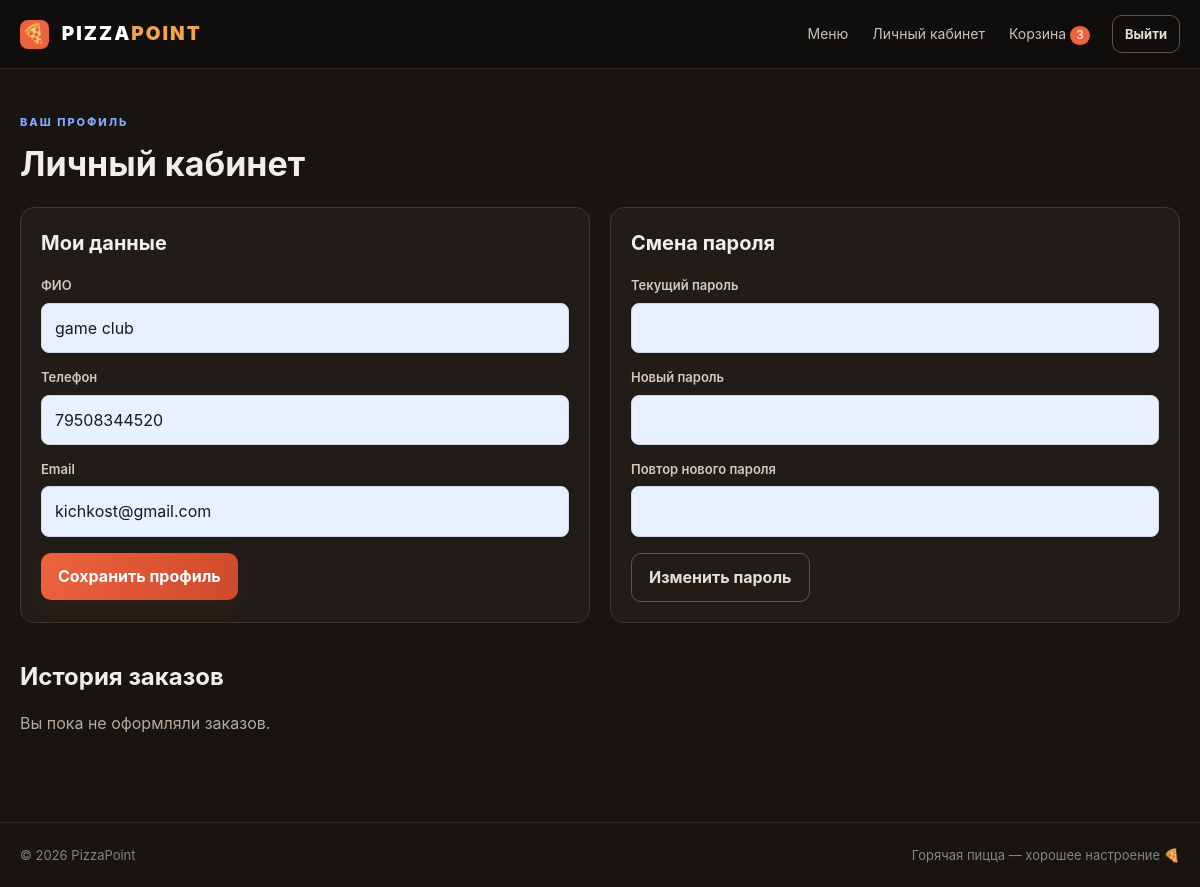
Page /cabinet (signed in) on the committed database.
### tables this page shows
CREATE TABLE customers (
    id INTEGER PRIMARY KEY AUTOINCREMENT,
    user_id INTEGER NOT NULL UNIQUE REFERENCES users(id) ON DELETE CASCADE,
    full_name TEXT NOT NULL,
    phone TEXT NOT NULL UNIQUE,
    registered_at TEXT NOT NULL DEFAULT (datetime('now', 'localtime'))
);

CREATE TABLE users (
    id INTEGER PRIMARY KEY AUTOINCREMENT,
    email TEXT NOT NULL UNIQUE COLLATE NOCASE,
    password_hash TEXT NOT NULL,
    role TEXT NOT NULL DEFAULT 'customer' CHECK (role IN ('customer', 'admin')),
    is_active INTEGER NOT NULL DEFAULT 1 CHECK (is_active IN (0, 1)),
    created_at TEXT NOT NULL DEFAULT (datetime('now', 'localtime'))
);

### app.py (the view)
@app.route("/cabinet")
@role_required("customer")
def cabinet():
    customer = fetch_one("SELECT * FROM customers WHERE id = ?", (g.user["customer_id"],))
    orders = fetch_all("SELECT * FROM orders WHERE customer_id = ? ORDER BY id DESC",
                      (g.user["customer_id"],))
    order_items = fetch_all(
        """SELECT order_items.*, orders.id AS order_number
           FROM order_items JOIN orders ON orders.id = order_items.order_id
           WHERE orders.customer_id = ? ORDER BY orders.id DESC, order_items.id""",
        (g.user["customer_id"],),
    )
    return render_template("cabinet.html", customer=customer, orders=orders, order_items=order_items)

### app.py (called while the page is built)
@app.context_processor
def template_globals():
    cart_count = 0
    if g.get("user") and g.user["role"] == "customer":
        cart_count = fetch_one(
            "SELECT COALESCE(SUM(quantity), 0) FROM cart_items WHERE customer_id = ?",
            (g.user["customer_id"],),
        )[0]
    return {"SITE_NAME": SITE_NAME, "csrf_token": csrf_token, "cart_count": cart_count,
            "year": date.today().year}

@app.before_request
def prepare_request():
    load_user()
    check_csrf()

### auth.py (called while the page is built)
def load_user():
    g.user = None
    user_id = session.get("user_id")
    if not user_id:
        return
    user = fetch_one(
        """SELECT users.id, users.email, users.role, users.is_active,
                  customers.id AS customer_id, customers.full_name, customers.phone
           FROM users
           LEFT JOIN customers ON customers.user_id = users.id
           WHERE users.id = ?""",
        (user_id,),
    )
    if user and user["is_active"]:
        g.user = user
    else:
        session.clear()

def role_required(*allowed_roles):
    def decorator(view_function):
        @wraps(view_function)
        def wrapped(*args, **kwargs):
            if g.user is None:
                flash("Войдите в аккаунт, чтобы продолжить.", "error")
                return redirect(url_for("login", next=request.path))
            if allowed_roles and g.user["role"] not in allowed_roles:
                abort(403)
            return view_function(*args, **kwargs)
        return wrapped
    return decorator

def csrf_token():
    if "csrf" not in session:
        session["csrf"] = secrets.token_hex(24)
    return session["csrf"]

def check_csrf():
    if request.method == "POST":
        token = request.form.get("_csrf", "")
        if not token or not secrets.compare_digest(token, session.get("csrf", "")):
            abort(400, "Проверка формы не пройдена. Обновите страницу.")

### db.py (called while the page is built)
def connect():
    connection = sqlite3.connect(DB_PATH)
    connection.row_factory = sqlite3.Row
    connection.isolation_level = None
    connection.execute("PRAGMA foreign_keys = ON")
    return connection

def get_db():
    if "db" not in g:
        g.db = connect()
    return g.db

def fetch_all(sql, parameters=()):
    return get_db().execute(sql, parameters).fetchall()

def fetch_one(sql, parameters=()):
    return get_db().execute(sql, parameters).fetchone()

### templates/cabinet.html (shortened to what this page needs)
{% extends 'base.html' %}
{% block content %}
<section class="container page-section"><p class="eyebrow">ВАШ ПРОФИЛЬ</p><h1>Личный кабинет</h1><div class="cabinet-grid"><section class="panel"><h2>Мои данные</h2><form method="post" action="{{ url_for('profile_update') }}"><input type="hidden" name="_csrf" value="{{ csrf_token() }}"><label>ФИО</label><input name="full_name" value="{{ customer.full_name }}" required><label>Телефон</label><input name="phone" value="{{ customer.phone }}" required><label>Email</label><input value="{{ g.user.email }}" disabled><button class="btn btn-primary" type="submit">Сохранить профиль</button></form></section><section class="panel"><h2>Смена пароля</h2><form method="post" action="{{ url_for('password_change') }}"><input type="hidden" name="_csrf" value="{{ csrf_token() }}"><label>Текущий пароль</label><input name="current_password" type="password" required><label>Новый пароль</label><input name="new_password" type="password" minlength="6" required><label>Повтор нового пароля</label><input name="password_repeat" type="password" required><button class="btn btn-outline" type="submit">Изменить пароль</button></form></section></div>
<h2 class="subheading">История заказов</h2>{% if orders %}{% for order in orders %}<article class="order-card"><div class="order-header"><strong>Заказ №{{ order.id }}</strong><span class="status status-{{ order.status }}">{{ {'new':'Новый','accepted':'Принят','cooking':'Готовится','ready':'Готов','delivered':'Доставлен','cancelled':'Отменён'}[order.status] }}</span><span>{{ order.created_at }}</span><b>{{ order.total|rub }}</b></div><ul class="order-lines">{% for line in order_items if line.order_number == order.id %}<li>{{ line.product_name }} × {{ line.quantity }} — {{ (line.unit_price * line.quantity)|rub }}</li>{% endfor %}</ul></article>{% endfor %}{% else %}<p class="muted">Вы пока не оформляли заказов.</p>{% endif %}</section>
{% endblock %}

### static/css/style.css (style rules this page uses)
:root { --bg:#171412;--surface:#211c18;--surface-2:#29221d;--line:#40352d;--text:#f5eee8;--muted:#b9a99d;--orange:#ed633e;--orange-dark:#ce492c;--blue:#80aaff;--green:#55bd82;--red:#ee7968 }
* { box-sizing:border-box }
body { margin:0;background:var(--bg);color:var(--text);font-family:Inter,Segoe UI,Arial,sans-serif;line-height:1.55 }
button,input,textarea,select { font:inherit }
button { cursor:pointer }
.container { width:min(1160px,calc(100% - 32px));margin-inline:auto }
.btn { display:inline-flex;align-items:center;justify-content:center;border:0;border-radius:10px;padding:11px 17px;font-weight:700;transition:.15s;white-space:nowrap }
.btn-primary { color:white;background:linear-gradient(110deg,var(--orange),var(--orange-dark));box-shadow:0 6px 20px #bd452b22 }
.btn-outline { border:1px solid #685044;color:#e9ded4;background:transparent }
.eyebrow { font-size:11px;font-weight:800;letter-spacing:2px;color:var(--blue);margin:0 0 13px }
.section-heading h2,.page-section h1,.auth-card h1,.admin-content h1 { font-size:34px;line-height:1.2;margin:0 0 22px }
.page-section { padding:45px 0 70px }
.auth-card form label,.panel form label,.checkout-card label,.admin-form label { display:block;color:#d5c8bd;font-size:13px;font-weight:600;margin:14px 0 7px }
.auth-card input:not([type=checkbox]),.panel input,.admin-form input,.admin-form textarea,.panel textarea,.checkout-card textarea,.checkout-card select,.admin-content select { width:100%;border:1px solid #d0d8e6;border-radius:8px;background:#e9f0ff;color:#151b25;padding:12px 13px;outline:none }
.checkout-card,.panel { background:var(--surface);border:1px solid var(--line);border-radius:14px;padding:20px }
.cabinet-grid { display:grid;grid-template-columns:1fr 1fr;gap:20px }
.panel h2 { font-size:20px;margin-top:0 }
.panel form .btn { margin-top:16px }
.subheading { margin:35px 0 15px }
.muted { color:var(--muted) }

### rows in the picture
customers: full_name "game club", phone "79508344520"
users: user.email "kichkost@gmail.com"

### other values in the picture
{{ cart_count }} "3"
